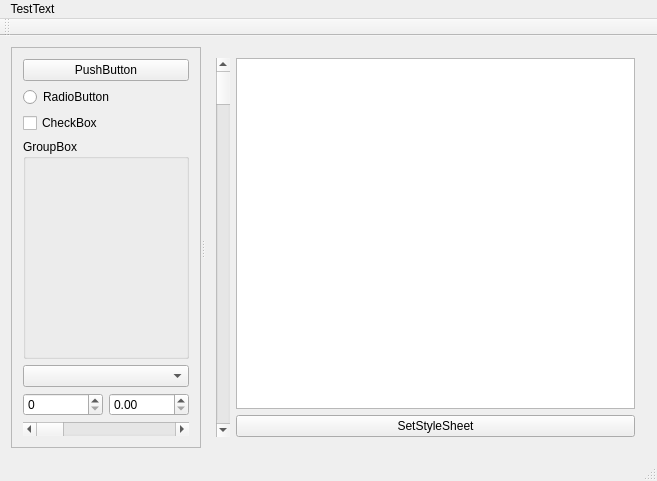
<?xml version="1.0" encoding="UTF-8"?>
<ui version="4.0">
 <class>SubtilesMainWindow</class>
 <widget class="QMainWindow" name="SubtilesMainWindow">
  <property name="geometry">
   <rect>
    <x>0</x>
    <y>0</y>
    <width>657</width>
    <height>481</height>
   </rect>
  </property>
  <property name="windowTitle">
   <string>SubtilesMainWindow</string>
  </property>
  <widget class="QWidget" name="centralWidget">
   <layout class="QGridLayout" name="gridLayout_2">
    <item row="0" column="0">
     <widget class="QSplitter" name="splitter">
      <property name="orientation">
       <enum>Qt::Horizontal</enum>
      </property>
      <widget class="QScrollArea" name="scrollArea">
       <property name="widgetResizable">
        <bool>true</bool>
       </property>
       <widget class="QWidget" name="scrollAreaWidgetContents">
        <property name="geometry">
         <rect>
          <x>0</x>
          <y>0</y>
          <width>200</width>
          <height>398</height>
         </rect>
        </property>
        <layout class="QGridLayout" name="gridLayout">
         <item row="1" column="0">
          <widget class="QRadioButton" name="radioButton">
           <property name="text">
            <string>RadioButton</string>
           </property>
          </widget>
         </item>
         <item row="4" column="0">
          <widget class="QComboBox" name="comboBox"/>
         </item>
         <item row="6" column="0">
          <widget class="QScrollBar" name="horizontalScrollBar">
           <property name="orientation">
            <enum>Qt::Horizontal</enum>
           </property>
          </widget>
         </item>
         <item row="3" column="0">
          <widget class="QGroupBox" name="groupBox">
           <property name="title">
            <string>GroupBox</string>
           </property>
          </widget>
         </item>
         <item row="5" column="0">
          <layout class="QHBoxLayout" name="horizontalLayout_2">
           <item>
            <widget class="QSpinBox" name="spinBox"/>
           </item>
           <item>
            <widget class="QDoubleSpinBox" name="doubleSpinBox"/>
           </item>
          </layout>
         </item>
         <item row="0" column="0">
          <widget class="QPushButton" name="pushButton">
           <property name="text">
            <string>PushButton</string>
           </property>
          </widget>
         </item>
         <item row="2" column="0">
          <widget class="QCheckBox" name="checkBox">
           <property name="text">
            <string>CheckBox</string>
           </property>
          </widget>
         </item>
        </layout>
       </widget>
      </widget>
      <widget class="QWidget" name="horizontalLayoutWidget">
       <layout class="QHBoxLayout" name="horizontalLayout">
        <item>
         <widget class="QScrollBar" name="verticalScrollBar">
          <property name="sizePolicy">
           <sizepolicy hsizetype="Fixed" vsizetype="Expanding">
            <horstretch>0</horstretch>
            <verstretch>0</verstretch>
           </sizepolicy>
          </property>
          <property name="orientation">
           <enum>Qt::Vertical</enum>
          </property>
         </widget>
        </item>
        <item>
         <layout class="QVBoxLayout" name="verticalLayout">
          <item>
           <widget class="QTextEdit" name="textEdit">
            <property name="html">
             <string>&lt;!DOCTYPE HTML PUBLIC &quot;-//W3C//DTD HTML 4.0//EN&quot; &quot;http://www.w3.org/TR/REC-html40/strict.dtd&quot;&gt;
&lt;html&gt;&lt;head&gt;&lt;meta name=&quot;qrichtext&quot; content=&quot;1&quot; /&gt;&lt;style type=&quot;text/css&quot;&gt;
p, li { white-space: pre-wrap; }
&lt;/style&gt;&lt;/head&gt;&lt;body style=&quot; font-family:'Noto Sans'; font-size:10pt; font-weight:400; font-style:normal;&quot;&gt;
&lt;p style=&quot;-qt-paragraph-type:empty; margin-top:0px; margin-bottom:0px; margin-left:0px; margin-right:0px; -qt-block-indent:0; text-indent:0px;&quot;&gt;&lt;br /&gt;&lt;/p&gt;&lt;/body&gt;&lt;/html&gt;</string>
            </property>
            <property name="acceptRichText">
             <bool>false</bool>
            </property>
           </widget>
          </item>
          <item>
           <widget class="QPushButton" name="pushButton_2">
            <property name="text">
             <string>SetStyleSheet</string>
            </property>
           </widget>
          </item>
         </layout>
        </item>
       </layout>
      </widget>
     </widget>
    </item>
   </layout>
  </widget>
  <widget class="QMenuBar" name="menuBar">
   <property name="geometry">
    <rect>
     <x>0</x>
     <y>0</y>
     <width>657</width>
     <height>23</height>
    </rect>
   </property>
   <widget class="QMenu" name="menuTestText">
    <property name="title">
     <string>TestText</string>
    </property>
    <widget class="QMenu" name="menuBarr">
     <property name="title">
      <string>Barr</string>
     </property>
     <addaction name="actionFoooBar"/>
    </widget>
    <addaction name="actionFooo"/>
    <addaction name="menuBarr"/>
    <addaction name="separator"/>
    <addaction name="actionDeadBeef"/>
   </widget>
   <addaction name="menuTestText"/>
  </widget>
  <widget class="QToolBar" name="mainToolBar">
   <attribute name="toolBarArea">
    <enum>TopToolBarArea</enum>
   </attribute>
   <attribute name="toolBarBreak">
    <bool>false</bool>
   </attribute>
  </widget>
  <widget class="QStatusBar" name="statusBar"/>
  <action name="actionFooo">
   <property name="text">
    <string>Fooo</string>
   </property>
  </action>
  <action name="actionFoooBar">
   <property name="text">
    <string>FoooBar</string>
   </property>
  </action>
  <action name="actionDeadBeef">
   <property name="text">
    <string>DeadBeef</string>
   </property>
  </action>
 </widget>
 <layoutdefault spacing="6" margin="11"/>
 <resources/>
 <connections/>
</ui>
